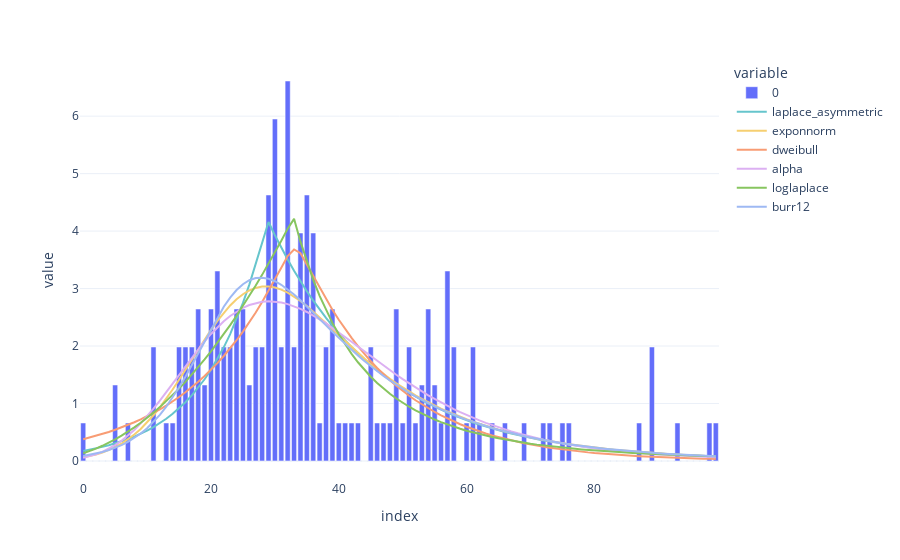

This figure's notebook cell:
### Code cell
dist = average_price_estados.values

f = Fitter(dist,
        distributions=[
            'laplace_asymmetric',
            'dweibull',
            'exponnorm',
            'burr12',
            'loglaplace',
            'johnsonsu',
            'alpha'
        ]
        )
f.fit()

fig = px.bar(f.y, labels=['completo'])

counter = 0

list_colors = px.colors.qualitative.Pastel + px.colors.qualitative.Pastel2 + px.colors.qualitative.Set3 + px.colors.qualitative.Set2 + px.colors.qualitative.Set1 + px.colors.qualitative.Light24 + px.colors.qualitative.Dark24  + px.colors.qualitative.Light24 + px.colors.qualitative.Dark24  + px.colors.qualitative.Light24 + px.colors.qualitative.Dark24  + px.colors.qualitative.Light24 + px.colors.qualitative.Dark24  + px.colors.qualitative.Light24 + px.colors.qualitative.Dark24

for name in f.fitted_pdf:
    fig.add_trace(
        go.Scatter(
            y=f.fitted_pdf[name],
            name=name,
            marker=dict(color = list_colors[counter])
        )    
    )
    counter += 1
fig.show()
